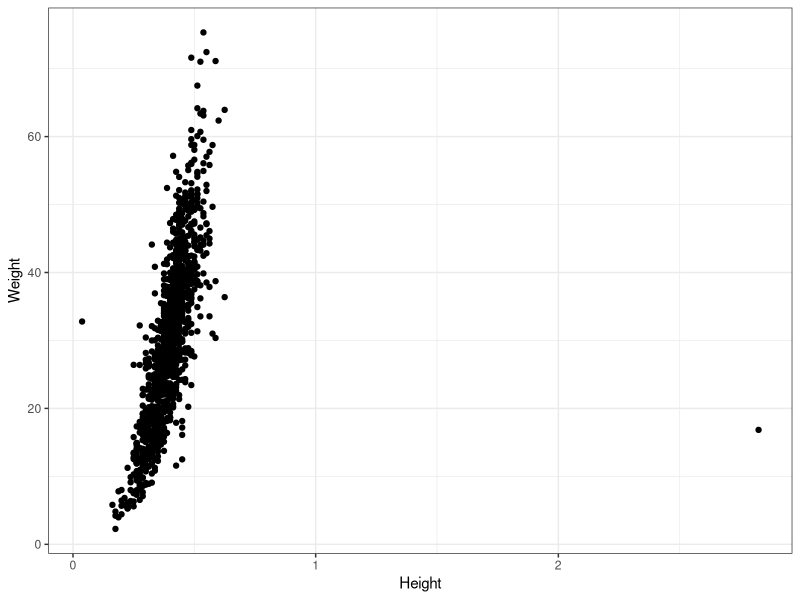
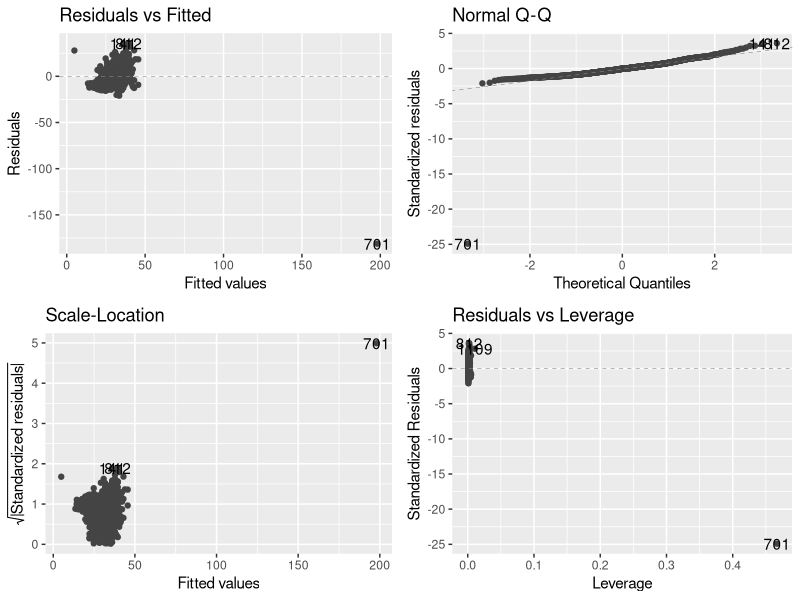
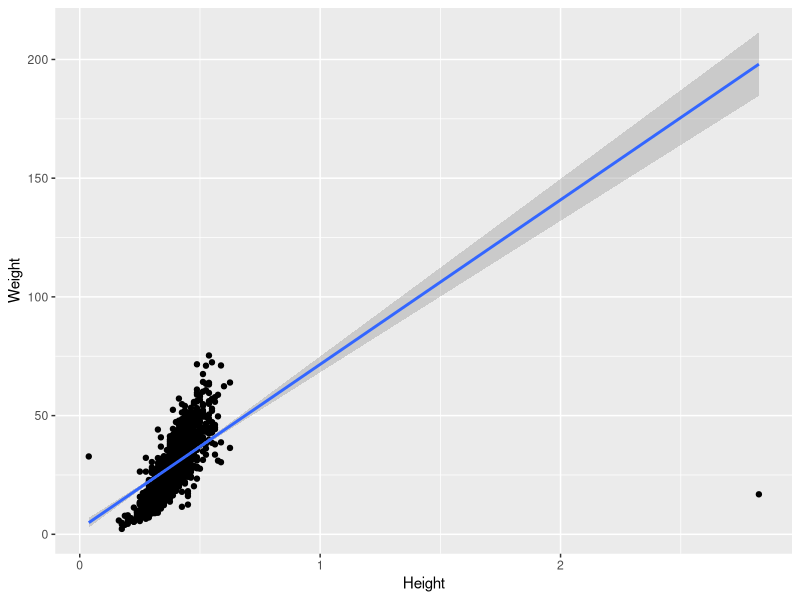

Source code (R) for these figures, in order:
## ---- chunk 1
rm(list=ls())
library(tidyverse)
library(here)
library(ggfortify)
## ---- chunk 2
crabs <- read.csv(here("Data/CrabAgePrediction.csv"))
glimpse(crabs)
## ---- chunk 3
crabs$Sex <- 
  as.factor(crabs$Sex)
levels(crabs$Sex)
## ---- chunk 4
crabs_f <- crabs |>
  filter(Sex == "F")
## ---- chunk 5
ggplot(crabs_f, aes(x = Height, y = Weight)) +
  geom_point() +
  theme_bw() +
  ylab("Weight") +
  xlab("Height")
## ---- chunk 6
crabs_model <- lm(Weight ~ Height, 
                data = crabs_f)
## ---- chunk 7
autoplot(crabs_model, smooth.colour = NA)
## ---- chunk 8
anova(crabs_model)
## ---- chunk 9
summary(crabs_model)
## ---- chunk 10
ggplot(crabs_f, aes(x = Height, y = Weight)) +
  geom_point() +
  geom_smooth(method = 'lm')
  theme_bw() +
  ylab("Weight") +
  xlab("Height")
